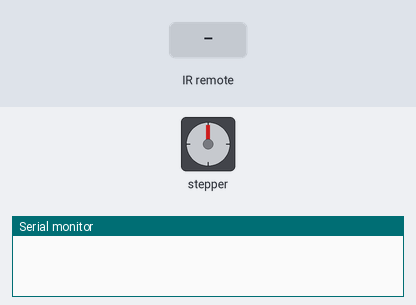
A sketch run on a simulated Arduino Uno, built with avr-gcc and run on an emulated ATmega328P. Parts: stepper motor, the last lines printed to the serial monitor. The test bench sets the inputs (shaded band). Stepper angles assume 2048 steps per turn.

Above: at 1.2 s.
1.3 s: infrared code 0x1A received
At 3.4 s:
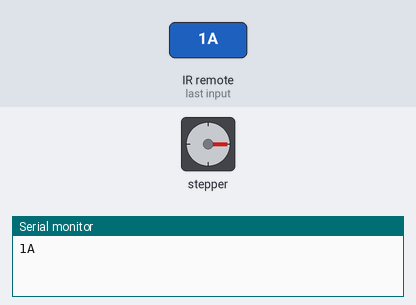
3.8 s: infrared code 0x1B received
At 4.27 s:
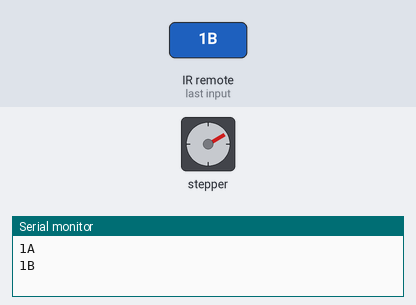
5.9 s: infrared code 0x1D received
At 6.8 s:
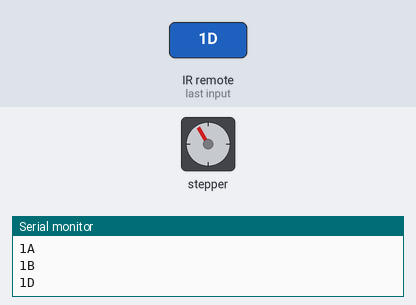
7.7 s: infrared code 0x1C received
At 7.85 s:
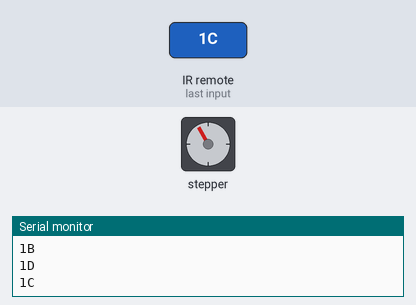
10.7 s: infrared code 0x1B received
At 12.3 s:
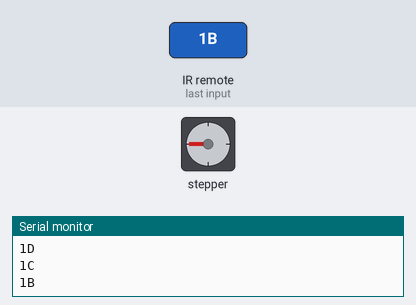
Timing chart, 0 to 13.8 s (numbered marks = the images above; inputs shaded):
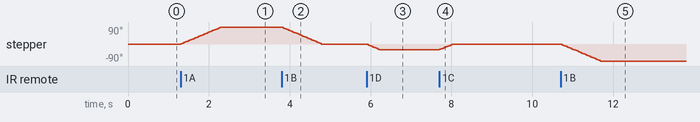

Measured:
- after the input at 1.3 s, stepper: turns 90° clockwise in 1.0 s, starting at once
- after the input at 3.8 s, stepper: turns 90° counter-clockwise in 0.98 s, starting at once
- after the input at 5.9 s, stepper: turns 30° counter-clockwise in 0.31 s, starting at once
- after the input at 7.7 s, stepper: turns 30° clockwise in 0.31 s, starting at once
- after the input at 10.7 s, stepper: turns 90° counter-clockwise in 0.98 s, starting at once

The sketch:

receive.ino
```cpp
#include <IRremote.h>

#define IR_RECEIVE_PIN 2
IRrecv irrecv(IR_RECEIVE_PIN);
uint32_t NEC_received_command;

#include <Stepper.h>
#define STEPS 2048
#define IN1 4
#define IN2 5
#define IN3 6
#define IN4 7
const int speed = 15;  // [5, 15]
Stepper stepper(STEPS, IN1, IN3, IN2, IN4);


void setup() {
  Serial.begin(9600);
  stepper.setSpeed(speed);
  irrecv.enableIRIn();
}

void loop() {
  if (irrecv.decode()) {
    NEC_received_command = irrecv.decodedIRData.command;
    Serial.println(NEC_received_command, HEX);
    if (NEC_received_command == 0x1A) {
      int angle = 90;
      int step = map(angle,0,360,0,STEPS);
      stepper.step(step);
    } else if (NEC_received_command == 0x1B) {
      int angle = 90;
      int step = map(angle,0,360,0,STEPS);
      stepper.step(-step);
    } else if (NEC_received_command == 0x1C) {
      // for (int i = 0; i < 5; i++) {
      //   stepper.step(0.1 * STEPS);
      //   delay(50);
      // }
      int angle = 30;
      int step = map(angle,0,360,0,STEPS);
      stepper.step(step);
    } else if (NEC_received_command == 0x1D) {
      // for (int i = 0; i < 5; i++) {
      //   stepper.step(-0.1 * STEPS);
      //   delay(50);
      // }
      int angle = 30;
      int step = map(angle,0,360,0,STEPS);
      stepper.step(-step);
    } else if (NEC_received_command == 0x1E) {
      stepper.step(0);
      delay(100);
    }
    irrecv.resume();
  }
}
```
